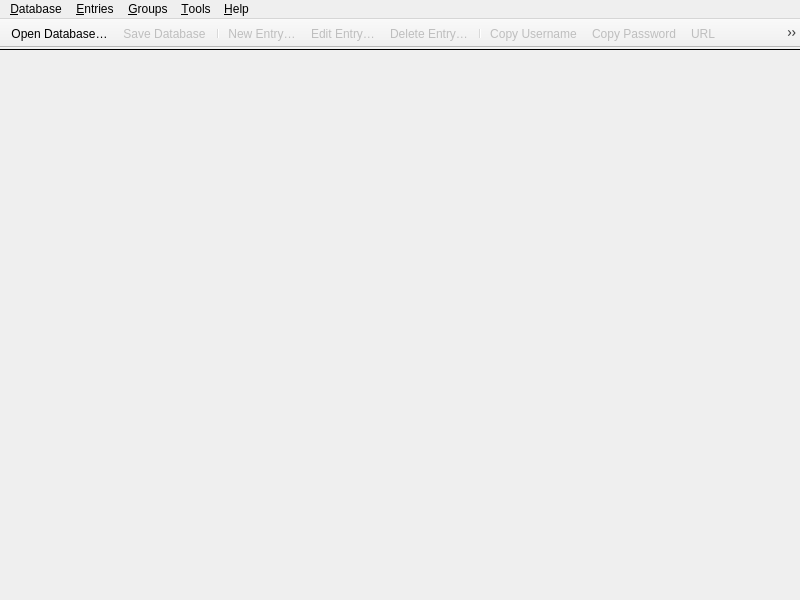
<?xml version="1.0" encoding="UTF-8"?>
<ui version="4.0">
 <class>MainWindow</class>
 <widget class="QMainWindow" name="MainWindow">
  <property name="enabled">
   <bool>true</bool>
  </property>
  <property name="geometry">
   <rect>
    <x>0</x>
    <y>0</y>
    <width>800</width>
    <height>600</height>
   </rect>
  </property>
  <property name="minimumSize">
   <size>
    <width>800</width>
    <height>0</height>
   </size>
  </property>
  <property name="windowTitle">
   <string notr="true">KeePassXC</string>
  </property>
  <widget class="QWidget" name="centralwidget">
   <property name="enabled">
    <bool>true</bool>
   </property>
   <layout class="QVBoxLayout" name="verticalLayout">
    <property name="spacing">
     <number>0</number>
    </property>
    <property name="leftMargin">
     <number>0</number>
    </property>
    <property name="topMargin">
     <number>0</number>
    </property>
    <property name="rightMargin">
     <number>0</number>
    </property>
    <property name="bottomMargin">
     <number>0</number>
    </property>
    <item>
     <widget class="MessageWidget" name="globalMessageWidget" native="true">
      <property name="sizePolicy">
       <sizepolicy hsizetype="Preferred" vsizetype="Preferred">
        <horstretch>0</horstretch>
        <verstretch>0</verstretch>
       </sizepolicy>
      </property>
     </widget>
    </item>
    <item>
     <widget class="Line" name="toolbarSeparator">
      <property name="frameShadow">
       <enum>QFrame::Plain</enum>
      </property>
      <property name="orientation">
       <enum>Qt::Horizontal</enum>
      </property>
     </widget>
    </item>
    <item>
     <widget class="QStackedWidget" name="stackedWidget">
      <property name="sizePolicy">
       <sizepolicy hsizetype="Preferred" vsizetype="Preferred">
        <horstretch>0</horstretch>
        <verstretch>0</verstretch>
       </sizepolicy>
      </property>
      <property name="currentIndex">
       <number>2</number>
      </property>
      <widget class="QWidget" name="pageDatabase">
       <layout class="QVBoxLayout" name="verticalLayout_2">
        <property name="leftMargin">
         <number>0</number>
        </property>
        <property name="topMargin">
         <number>0</number>
        </property>
        <property name="rightMargin">
         <number>0</number>
        </property>
        <property name="bottomMargin">
         <number>0</number>
        </property>
        <item>
         <widget class="DatabaseTabWidget" name="tabWidget">
          <property name="currentIndex">
           <number>-1</number>
          </property>
          <property name="tabsClosable">
           <bool>true</bool>
          </property>
          <property name="movable">
           <bool>true</bool>
          </property>
         </widget>
        </item>
       </layout>
      </widget>
      <widget class="QWidget" name="pageSettings">
       <layout class="QVBoxLayout" name="verticalLayout_3">
        <property name="leftMargin">
         <number>0</number>
        </property>
        <property name="topMargin">
         <number>0</number>
        </property>
        <property name="rightMargin">
         <number>0</number>
        </property>
        <property name="bottomMargin">
         <number>0</number>
        </property>
        <item>
         <widget class="ApplicationSettingsWidget" name="settingsWidget" native="true"/>
        </item>
       </layout>
      </widget>
      <widget class="QWidget" name="pageWelcome">
       <layout class="QVBoxLayout" name="verticalLayout_5">
        <item>
         <layout class="QHBoxLayout" name="horizontalLayout">
          <item>
           <spacer name="horizontalSpacer">
            <property name="orientation">
             <enum>Qt::Horizontal</enum>
            </property>
            <property name="sizeType">
             <enum>QSizePolicy::MinimumExpanding</enum>
            </property>
            <property name="sizeHint" stdset="0">
             <size>
              <width>50</width>
              <height>20</height>
             </size>
            </property>
           </spacer>
          </item>
          <item>
           <widget class="WelcomeWidget" name="welcomeWidget" native="true"/>
          </item>
          <item>
           <spacer name="horizontalSpacer_2">
            <property name="orientation">
             <enum>Qt::Horizontal</enum>
            </property>
            <property name="sizeType">
             <enum>QSizePolicy::MinimumExpanding</enum>
            </property>
            <property name="sizeHint" stdset="0">
             <size>
              <width>50</width>
              <height>20</height>
             </size>
            </property>
           </spacer>
          </item>
         </layout>
        </item>
       </layout>
      </widget>
      <widget class="QWidget" name="pagePasswordGenerator">
       <layout class="QVBoxLayout" name="verticalLayout_6">
        <property name="leftMargin">
         <number>60</number>
        </property>
        <property name="topMargin">
         <number>30</number>
        </property>
        <property name="rightMargin">
         <number>60</number>
        </property>
        <item>
         <spacer name="verticalSpacer_2">
          <property name="orientation">
           <enum>Qt::Vertical</enum>
          </property>
          <property name="sizeHint" stdset="0">
           <size>
            <width>20</width>
            <height>40</height>
           </size>
          </property>
         </spacer>
        </item>
        <item>
         <widget class="PasswordGeneratorWidget" name="passwordGeneratorWidget" native="true"/>
        </item>
        <item>
         <spacer name="verticalSpacer">
          <property name="orientation">
           <enum>Qt::Vertical</enum>
          </property>
          <property name="sizeHint" stdset="0">
           <size>
            <width>20</width>
            <height>40</height>
           </size>
          </property>
         </spacer>
        </item>
       </layout>
      </widget>
     </widget>
    </item>
   </layout>
  </widget>
  <widget class="QMenuBar" name="menubar">
   <property name="geometry">
    <rect>
     <x>0</x>
     <y>0</y>
     <width>800</width>
     <height>22</height>
    </rect>
   </property>
   <property name="contextMenuPolicy">
    <enum>Qt::PreventContextMenu</enum>
   </property>
   <widget class="QMenu" name="menuFile">
    <property name="title">
     <string>&amp;Database</string>
    </property>
    <widget class="QMenu" name="menuRecentDatabases">
     <property name="title">
      <string>&amp;Recent Databases</string>
     </property>
    </widget>
    <widget class="QMenu" name="menuImport">
     <property name="title">
      <string>&amp;Import</string>
     </property>
     <addaction name="actionImportCsv"/>
     <addaction name="actionImportOpVault"/>
     <addaction name="actionImportKeePass1"/>
    </widget>
    <widget class="QMenu" name="menuExport">
     <property name="title">
      <string>&amp;Export</string>
     </property>
     <addaction name="actionExportCsv"/>
     <addaction name="actionExportHtml"/>
    </widget>
    <addaction name="actionDatabaseNew"/>
    <addaction name="actionDatabaseOpen"/>
    <addaction name="menuRecentDatabases"/>
    <addaction name="actionDatabaseSave"/>
    <addaction name="actionDatabaseSaveAs"/>
    <addaction name="actionDatabaseSaveBackup"/>
    <addaction name="actionDatabaseClose"/>
    <addaction name="separator"/>
    <addaction name="actionReports"/>
    <addaction name="actionDatabaseSettings"/>
    <addaction name="actionChangeMasterKey"/>
    <addaction name="separator"/>
    <addaction name="actionDatabaseMerge"/>
    <addaction name="menuImport"/>
    <addaction name="menuExport"/>
    <addaction name="separator"/>
    <addaction name="actionQuit"/>
   </widget>
   <widget class="QMenu" name="menuHelp">
    <property name="title">
     <string>&amp;Help</string>
    </property>
    <addaction name="separator"/>
    <addaction name="actionGettingStarted"/>
    <addaction name="actionUserGuide"/>
    <addaction name="actionKeyboardShortcuts"/>
    <addaction name="actionOnlineHelp"/>
    <addaction name="separator"/>
    <addaction name="actionCheckForUpdates"/>
    <addaction name="actionDonate"/>
    <addaction name="actionBugReport"/>
    <addaction name="actionAbout"/>
   </widget>
   <widget class="QMenu" name="menuEntries">
    <property name="title">
     <string>&amp;Entries</string>
    </property>
    <widget class="QMenu" name="menuEntryCopyAttribute">
     <property name="enabled">
      <bool>false</bool>
     </property>
     <property name="toolTip">
      <string/>
     </property>
     <property name="title">
      <string>Copy Att&amp;ribute</string>
     </property>
     <addaction name="actionEntryCopyTitle"/>
     <addaction name="actionEntryCopyURL"/>
     <addaction name="actionEntryCopyNotes"/>
     <addaction name="separator"/>
    </widget>
    <widget class="QMenu" name="menuEntryTotp">
     <property name="enabled">
      <bool>false</bool>
     </property>
     <property name="title">
      <string>TOTP</string>
     </property>
     <addaction name="actionEntryCopyTotp"/>
     <addaction name="actionEntryTotp"/>
     <addaction name="actionEntryTotpQRCode"/>
     <addaction name="actionEntrySetupTotp"/>
    </widget>
    <addaction name="actionEntryNew"/>
    <addaction name="actionEntryEdit"/>
    <addaction name="actionEntryClone"/>
    <addaction name="actionEntryDelete"/>
    <addaction name="separator"/>
    <addaction name="actionEntryMoveUp"/>
    <addaction name="actionEntryMoveDown"/>
    <addaction name="separator"/>
    <addaction name="actionEntryCopyUsername"/>
    <addaction name="actionEntryCopyPassword"/>
    <addaction name="menuEntryCopyAttribute"/>
    <addaction name="menuEntryTotp"/>
    <addaction name="separator"/>
    <addaction name="actionEntryAutoType"/>
    <addaction name="separator"/>
    <addaction name="actionEntryOpenUrl"/>
    <addaction name="actionEntryDownloadIcon"/>
   </widget>
   <widget class="QMenu" name="menuGroups">
    <property name="title">
     <string>&amp;Groups</string>
    </property>
    <addaction name="actionGroupNew"/>
    <addaction name="actionGroupEdit"/>
    <addaction name="actionGroupDelete"/>
    <addaction name="actionGroupEmptyRecycleBin"/>
    <addaction name="separator"/>
    <addaction name="actionGroupDownloadFavicons"/>
    <addaction name="separator"/>
    <addaction name="actionGroupSortAsc"/>
    <addaction name="actionGroupSortDesc"/>
   </widget>
   <widget class="QMenu" name="menuTools">
    <property name="title">
     <string>&amp;Tools</string>
    </property>
    <addaction name="actionLockDatabases"/>
    <addaction name="actionPasswordGenerator"/>
    <addaction name="actionSettings"/>
   </widget>
   <addaction name="menuFile"/>
   <addaction name="menuEntries"/>
   <addaction name="menuGroups"/>
   <addaction name="menuTools"/>
   <addaction name="menuHelp"/>
  </widget>
  <widget class="QToolBar" name="toolBar">
   <property name="contextMenuPolicy">
    <enum>Qt::PreventContextMenu</enum>
   </property>
   <property name="movable">
    <bool>false</bool>
   </property>
   <property name="iconSize">
    <size>
     <width>26</width>
     <height>26</height>
    </size>
   </property>
   <attribute name="toolBarArea">
    <enum>TopToolBarArea</enum>
   </attribute>
   <attribute name="toolBarBreak">
    <bool>false</bool>
   </attribute>
   <addaction name="actionDatabaseOpen"/>
   <addaction name="actionDatabaseSave"/>
   <addaction name="separator"/>
   <addaction name="actionEntryNew"/>
   <addaction name="actionEntryEdit"/>
   <addaction name="actionEntryDelete"/>
   <addaction name="separator"/>
   <addaction name="actionEntryCopyUsername"/>
   <addaction name="actionEntryCopyPassword"/>
   <addaction name="actionEntryCopyURL"/>
   <addaction name="actionEntryAutoType"/>
   <addaction name="separator"/>
   <addaction name="actionLockDatabases"/>
   <addaction name="separator"/>
   <addaction name="actionPasswordGenerator"/>
   <addaction name="actionSettings"/>
   <addaction name="separator"/>
  </widget>
  <action name="actionQuit">
   <property name="text">
    <string>&amp;Quit</string>
   </property>
   <property name="menuRole">
    <enum>QAction::QuitRole</enum>
   </property>
  </action>
  <action name="actionAbout">
   <property name="text">
    <string>&amp;About</string>
   </property>
   <property name="menuRole">
    <enum>QAction::AboutRole</enum>
   </property>
  </action>
  <action name="actionCheckForUpdates">
   <property name="text">
    <string>&amp;Check for Updates</string>
   </property>
   <property name="menuRole">
    <enum>QAction::ApplicationSpecificRole</enum>
   </property>
  </action>
  <action name="actionDatabaseOpen">
   <property name="text">
    <string>&amp;Open Database…</string>
   </property>
  </action>
  <action name="actionDatabaseSave">
   <property name="enabled">
    <bool>false</bool>
   </property>
   <property name="text">
    <string>&amp;Save Database</string>
   </property>
  </action>
  <action name="actionDatabaseClose">
   <property name="enabled">
    <bool>false</bool>
   </property>
   <property name="text">
    <string>&amp;Close Database</string>
   </property>
  </action>
  <action name="actionDatabaseNew">
   <property name="text">
    <string>&amp;New Database…</string>
   </property>
   <property name="toolTip">
    <string>Create a new database</string>
   </property>
  </action>
  <action name="actionDatabaseMerge">
   <property name="text">
    <string>&amp;Merge From Database…</string>
   </property>
   <property name="toolTip">
    <string>Merge from another KDBX database</string>
   </property>
  </action>
  <action name="actionEntryNew">
   <property name="enabled">
    <bool>false</bool>
   </property>
   <property name="text">
    <string>&amp;New Entry…</string>
   </property>
   <property name="toolTip">
    <string>Add a new entry</string>
   </property>
  </action>
  <action name="actionEntryEdit">
   <property name="enabled">
    <bool>false</bool>
   </property>
   <property name="text">
    <string>&amp;Edit Entry…</string>
   </property>
   <property name="toolTip">
    <string>View or edit entry</string>
   </property>
  </action>
  <action name="actionEntryDelete">
   <property name="enabled">
    <bool>false</bool>
   </property>
   <property name="text">
    <string>&amp;Delete Entry…</string>
   </property>
  </action>
  <action name="actionGroupNew">
   <property name="enabled">
    <bool>false</bool>
   </property>
   <property name="text">
    <string>&amp;New Group…</string>
   </property>
   <property name="toolTip">
    <string>Add a new group</string>
   </property>
  </action>
  <action name="actionGroupEdit">
   <property name="enabled">
    <bool>false</bool>
   </property>
   <property name="text">
    <string>&amp;Edit Group…</string>
   </property>
  </action>
  <action name="actionGroupDelete">
   <property name="enabled">
    <bool>false</bool>
   </property>
   <property name="text">
    <string>&amp;Delete Group…</string>
   </property>
  </action>
  <action name="actionGroupDownloadFavicons">
   <property name="enabled">
    <bool>false</bool>
   </property>
   <property name="text">
    <string>Download All &amp;Favicons…</string>
   </property>
  </action>
  <action name="actionGroupSortAsc">
   <property name="enabled">
    <bool>false</bool>
   </property>
   <property name="text">
    <string>Sort &amp;A-Z</string>
   </property>
  </action>
  <action name="actionGroupSortDesc">
   <property name="enabled">
    <bool>false</bool>
   </property>
   <property name="text">
    <string>Sort &amp;Z-A</string>
   </property>
  </action>
  <action name="actionDatabaseSaveAs">
   <property name="enabled">
    <bool>false</bool>
   </property>
   <property name="text">
    <string>Sa&amp;ve Database As…</string>
   </property>
  </action>
  <action name="actionChangeMasterKey">
   <property name="enabled">
    <bool>false</bool>
   </property>
   <property name="text">
    <string>Change Master &amp;Key…</string>
   </property>
  </action>
  <action name="actionReports">
   <property name="enabled">
    <bool>false</bool>
   </property>
   <property name="text">
    <string>&amp;Database Reports...</string>
   </property>
   <property name="toolTip">
    <string>Statistics, health check, etc.</string>
   </property>
   <property name="menuRole">
    <enum>QAction::NoRole</enum>
   </property>
  </action>
  <action name="actionDatabaseSettings">
   <property name="enabled">
    <bool>false</bool>
   </property>
   <property name="text">
    <string>&amp;Database Settings…</string>
   </property>
   <property name="toolTip">
    <string>Database settings</string>
   </property>
   <property name="menuRole">
    <enum>QAction::NoRole</enum>
   </property>
  </action>
  <action name="actionEntryClone">
   <property name="enabled">
    <bool>false</bool>
   </property>
   <property name="text">
    <string>&amp;Clone Entry…</string>
   </property>
  </action>
  <action name="actionEntryMoveUp">
   <property name="enabled">
    <bool>false</bool>
   </property>
   <property name="text">
    <string>Move u&amp;p</string>
   </property>
   <property name="toolTip">
    <string>Move entry one step up</string>
   </property>
  </action>
  <action name="actionEntryMoveDown">
   <property name="enabled">
    <bool>false</bool>
   </property>
   <property name="text">
    <string>Move do&amp;wn</string>
   </property>
   <property name="toolTip">
    <string>Move entry one step down</string>
   </property>
  </action>
  <action name="actionEntryCopyUsername">
   <property name="enabled">
    <bool>false</bool>
   </property>
   <property name="text">
    <string>Copy &amp;Username</string>
   </property>
   <property name="toolTip">
    <string>Copy username to clipboard</string>
   </property>
  </action>
  <action name="actionEntryCopyPassword">
   <property name="enabled">
    <bool>false</bool>
   </property>
   <property name="text">
    <string>Copy &amp;Password</string>
   </property>
   <property name="toolTip">
    <string>Copy password to clipboard</string>
   </property>
  </action>
  <action name="actionSettings">
   <property name="checkable">
    <bool>true</bool>
   </property>
   <property name="text">
    <string>&amp;Settings</string>
   </property>
   <property name="menuRole">
    <enum>QAction::PreferencesRole</enum>
   </property>
  </action>
  <action name="actionPasswordGenerator">
   <property name="checkable">
    <bool>true</bool>
   </property>
   <property name="text">
    <string>&amp;Password Generator</string>
   </property>
  </action>
  <action name="actionEntryAutoType">
   <property name="enabled">
    <bool>false</bool>
   </property>
   <property name="text">
    <string>Perform &amp;Auto-Type</string>
   </property>
  </action>
  <action name="actionEntryDownloadIcon">
   <property name="text">
    <string>Download &amp;Favicon</string>
   </property>
  </action>
  <action name="actionEntryOpenUrl">
   <property name="enabled">
    <bool>false</bool>
   </property>
   <property name="text">
    <string>Open &amp;URL</string>
   </property>
  </action>
  <action name="actionLockDatabases">
   <property name="enabled">
    <bool>false</bool>
   </property>
   <property name="text">
    <string>&amp;Lock Databases</string>
   </property>
  </action>
  <action name="actionEntryCopyTitle">
   <property name="enabled">
    <bool>false</bool>
   </property>
   <property name="text">
    <string>&amp;Title</string>
   </property>
   <property name="toolTip">
    <string>Copy title to clipboard</string>
   </property>
  </action>
  <action name="actionEntryCopyURL">
   <property name="enabled">
    <bool>false</bool>
   </property>
   <property name="text">
    <string>&amp;URL</string>
   </property>
   <property name="toolTip">
    <string>Copy URL to clipboard</string>
   </property>
  </action>
  <action name="actionEntryCopyNotes">
   <property name="enabled">
    <bool>false</bool>
   </property>
   <property name="text">
    <string>&amp;Notes</string>
   </property>
   <property name="toolTip">
    <string>Copy notes to clipboard</string>
   </property>
  </action>
  <action name="actionExportCsv">
   <property name="enabled">
    <bool>false</bool>
   </property>
   <property name="text">
    <string>&amp;CSV File…</string>
   </property>
  </action>
  <action name="actionExportHtml">
   <property name="enabled">
    <bool>false</bool>
   </property>
   <property name="text">
    <string>&amp;HTML File…</string>
   </property>
  </action>
  <action name="actionImportKeePass1">
   <property name="text">
    <string>KeePass 1 Database…</string>
   </property>
   <property name="toolTip">
    <string>Import a KeePass 1 database</string>
   </property>
  </action>
  <action name="actionImportOpVault">
   <property name="text">
    <string>1Password Vault…</string>
   </property>
   <property name="toolTip">
    <string>Import a 1Password Vault</string>
   </property>
  </action>
  <action name="actionImportCsv">
   <property name="text">
    <string>CSV File…</string>
   </property>
   <property name="toolTip">
    <string>Import a CSV file</string>
   </property>
  </action>
  <action name="actionEntryTotp">
   <property name="text">
    <string>Show TOTP</string>
   </property>
  </action>
  <action name="actionEntryTotpQRCode">
   <property name="text">
    <string>Show QR Code</string>
   </property>
  </action>
  <action name="actionEntrySetupTotp">
   <property name="text">
    <string>Set up TOTP…</string>
   </property>
  </action>
  <action name="actionEntryCopyTotp">
   <property name="text">
    <string>Copy &amp;TOTP</string>
   </property>
  </action>
  <action name="actionGroupEmptyRecycleBin">
   <property name="text">
    <string>E&amp;mpty recycle bin</string>
   </property>
   <property name="visible">
    <bool>false</bool>
   </property>
  </action>
  <action name="actionDonate">
   <property name="text">
    <string>&amp;Donate</string>
   </property>
  </action>
  <action name="actionBugReport">
   <property name="text">
    <string>Report a &amp;Bug</string>
   </property>
  </action>
  <action name="actionGettingStarted">
   <property name="text">
    <string>&amp;Getting Started</string>
   </property>
   <property name="toolTip">
    <string>Open Getting Started Guide</string>
   </property>
  </action>
  <action name="actionOnlineHelp">
   <property name="text">
    <string>&amp;Online Help</string>
   </property>
   <property name="toolTip">
    <string>Go to online documentation</string>
   </property>
  </action>
  <action name="actionUserGuide">
   <property name="text">
    <string>&amp;User Guide</string>
   </property>
   <property name="toolTip">
    <string>Open User Guide</string>
   </property>
  </action>
  <action name="actionKeyboardShortcuts">
   <property name="text">
    <string>&amp;Keyboard Shortcuts</string>
   </property>
   <property name="shortcut">
    <string notr="true">Ctrl+/</string>
   </property>
  </action>
  <action name="actionDatabaseSaveBackup">
   <property name="enabled">
    <bool>false</bool>
   </property>
   <property name="text">
    <string>Save Database Backup...</string>
   </property>
  </action>
  <action name="actionEntryAddToAgent">
   <property name="text">
    <string>Add key to SSH Agent</string>
   </property>
  </action>
  <action name="actionEntryRemoveFromAgent">
   <property name="text">
    <string>Remove key from SSH Agent</string>
   </property>
  </action>
 </widget>
 <customwidgets>
  <customwidget>
   <class>PasswordGeneratorWidget</class>
   <extends>QWidget</extends>
   <header>gui/PasswordGeneratorWidget.h</header>
   <container>1</container>
  </customwidget>
  <customwidget>
   <class>MessageWidget</class>
   <extends>QWidget</extends>
   <header>gui/MessageWidget.h</header>
   <container>1</container>
  </customwidget>
  <customwidget>
   <class>DatabaseTabWidget</class>
   <extends>QTabWidget</extends>
   <header>gui/DatabaseTabWidget.h</header>
   <container>1</container>
  </customwidget>
  <customwidget>
   <class>ApplicationSettingsWidget</class>
   <extends>QWidget</extends>
   <header>gui/ApplicationSettingsWidget.h</header>
   <container>1</container>
  </customwidget>
  <customwidget>
   <class>WelcomeWidget</class>
   <extends>QWidget</extends>
   <header>gui/WelcomeWidget.h</header>
   <container>1</container>
  </customwidget>
 </customwidgets>
 <resources/>
 <connections/>
</ui>
